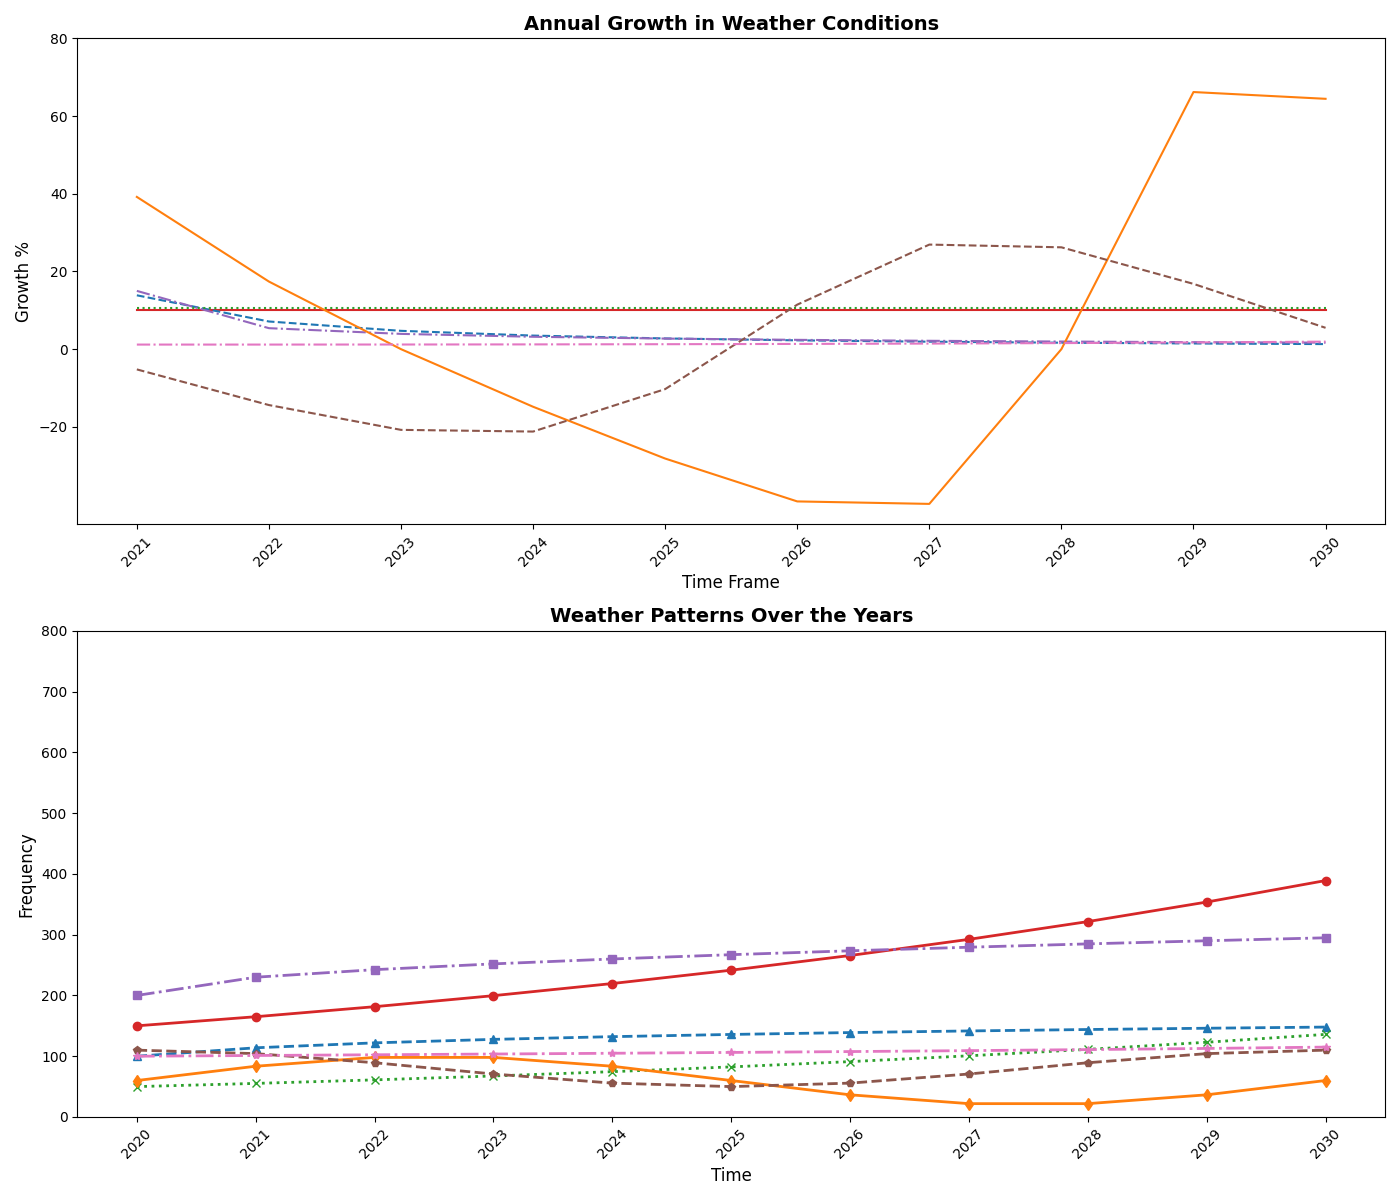

Python code for this plot:
import matplotlib.pyplot as plt
import numpy as np

years = np.arange(2020, 2031)

novels_published = 150 * (1.1 ** np.arange(len(years)))
poetry_published = 100 + 20 * np.log1p(np.arange(len(years)))
short_stories_published = 200 + 30 * np.sqrt(np.arange(len(years)))
essays_published = 50 * np.exp(0.1 * np.arange(len(years)))
plays_published = 60 + 40 * np.sin(np.linspace(0, 2 * np.pi, len(years)))
hail_published = 80 + 30 * np.cos(np.linspace(0, 2 * np.pi, len(years)))
fog_published = 100 + 15 * np.tan(np.linspace(0, np.pi/4, len(years)))

color_list = ['#d62728', '#1f77b4', '#9467bd', '#2ca02c', '#ff7f0e', '#8c564b', '#e377c2']

fig, axs = plt.subplots(2, 1, figsize=(14, 12))

growth_novels = np.diff(novels_published) / novels_published[:-1] * 100
growth_poetry = np.diff(poetry_published) / poetry_published[:-1] * 100
growth_short_stories = np.diff(short_stories_published) / short_stories_published[:-1] * 100
growth_essays = np.diff(essays_published) / essays_published[:-1] * 100
growth_plays = np.diff(plays_published) / plays_published[:-1] * 100
growth_hail = np.diff(hail_published) / hail_published[:-1] * 100
growth_fog = np.diff(fog_published) / fog_published[:-1] * 100

growth_years = years[1:]

axs[0].plot(growth_years, growth_novels, color=color_list[0], linestyle='-')
axs[0].plot(growth_years, growth_poetry, color=color_list[1], linestyle='--')
axs[0].plot(growth_years, growth_short_stories, color=color_list[2], linestyle='-.')
axs[0].plot(growth_years, growth_essays, color=color_list[3], linestyle=':')
axs[0].plot(growth_years, growth_plays, color=color_list[4], linestyle='-')
axs[0].plot(growth_years, growth_hail, color=color_list[5], linestyle='--')
axs[0].plot(growth_years, growth_fog, color=color_list[6], linestyle='-.')

axs[0].set_title('Annual Growth in Weather Conditions', fontsize=14, fontweight='bold')
axs[0].set_xlabel('Time Frame', fontsize=12)
axs[0].set_ylabel('Growth %', fontsize=12)
axs[0].set_xticks(growth_years)
axs[0].set_xticklabels(growth_years, rotation=45)
axs[0].set_yticks(np.arange(-20, 81, 20))

axs[1].plot(years, novels_published, color=color_list[0], marker='o', linewidth=2, linestyle='-')
axs[1].plot(years, poetry_published, color=color_list[1], marker='^', linewidth=2, linestyle='--')
axs[1].plot(years, short_stories_published, color=color_list[2], marker='s', linewidth=2, linestyle='-.')
axs[1].plot(years, essays_published, color=color_list[3], marker='x', linewidth=2, linestyle=':')
axs[1].plot(years, plays_published, color=color_list[4], marker='d', linewidth=2, linestyle='-')
axs[1].plot(years, hail_published, color=color_list[5], marker='p', linewidth=2, linestyle='--')
axs[1].plot(years, fog_published, color=color_list[6], marker='*', linewidth=2, linestyle='-.')

axs[1].set_title('Weather Patterns Over the Years', fontsize=14, fontweight='bold')
axs[1].set_xlabel('Time', fontsize=12)
axs[1].set_ylabel('Frequency', fontsize=12)
axs[1].set_xticks(years)
axs[1].set_xticklabels(years, rotation=45)
axs[1].set_yticks(np.arange(0, 801, 100))

plt.tight_layout()
plt.show()
